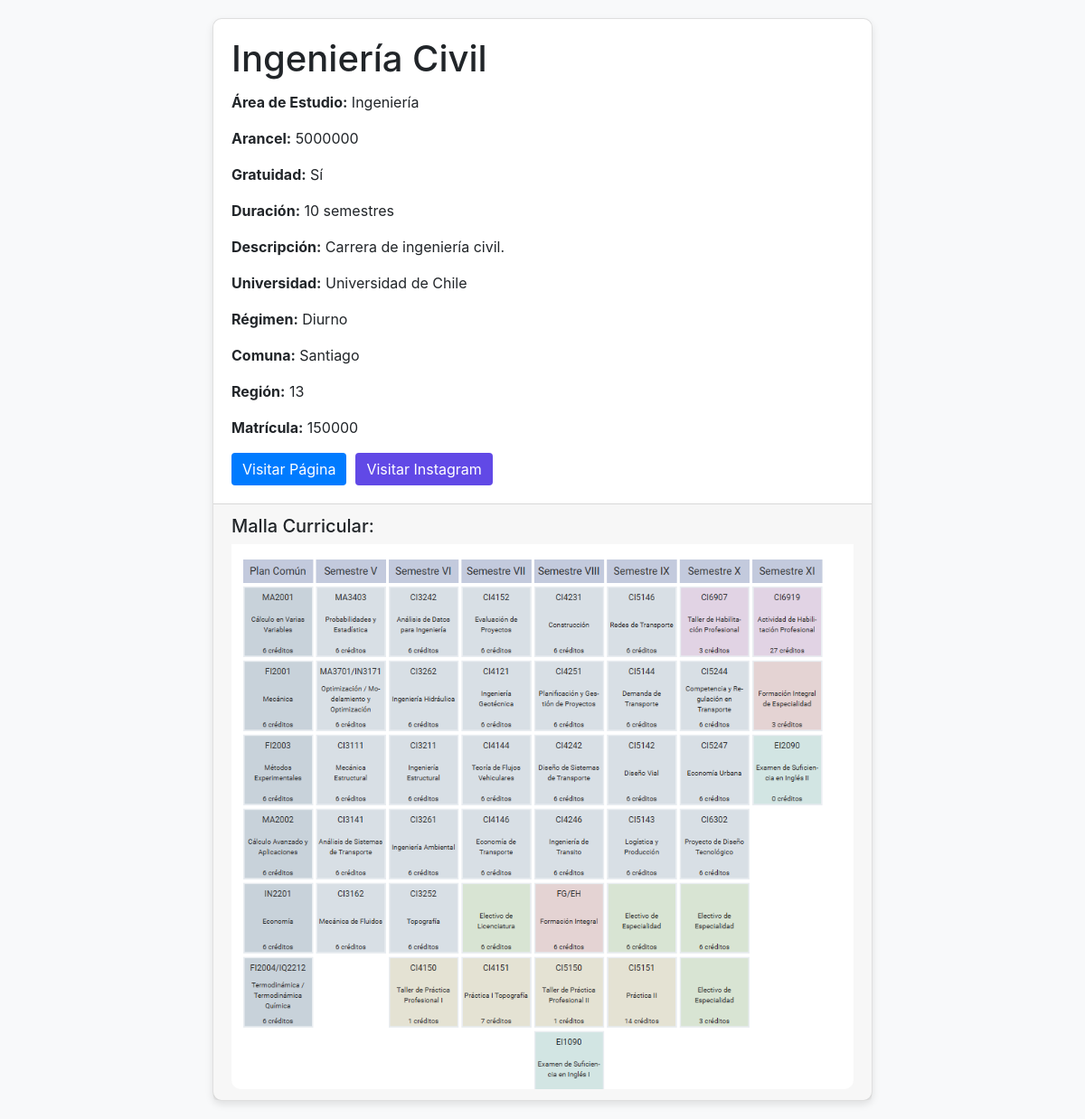
The page /carrera/4/ on the database its author committed.
### core/models.py (models this page shows, shortened)
class Carrera(models.Model):
    IdCarrera = models.AutoField(primary_key=True)
    NombreUniversidad = models.CharField(max_length=255)
    NombreCarrera = models.CharField(max_length=255)
    DescripcionCarrera = models.TextField()
    SemestresCarrera = models.PositiveIntegerField()
    RegionCarrera = models.PositiveIntegerField()
    ComunaCarrera = models.CharField(max_length=255)
    AreaEstudio = models.CharField(max_length=100)
    Arancel = models.PositiveIntegerField(default=0)  # Define un valor predeterminado
    Matricula = models.PositiveIntegerField(default=0)  # Define un valor predeterminado
    Gratuidad = models.BooleanField(default=False)  # Define un valor predeterminado
    Regimen = models.CharField(max_length=50, default='Diurno')  # Define un valor predeterminado
    link = models.URLField(max_length=200, default='')  # Define un valor predeterminado
    linkred = models.URLField(max_length=200, default='', blank=True, null=True)
    imagen_malla = models.ImageField(upload_to='mallas/', blank=True, null=True)

### core/views.py (the view)
# urls.py: path('carrera/<int:carrera_id>/', views.carrera_detail, name='carrera_detail'),
def carrera_detail(request, carrera_id):
    carrera = get_object_or_404(Carrera, IdCarrera=carrera_id)
    return render(request, 'core/carrera_detail.html', {'carrera': carrera})

### core/templates/core/carrera_detail.html (shortened to what this page needs)
<!DOCTYPE html>
<html lang="en">
<head>
    <link href="https://stackpath.bootstrapcdn.com/bootstrap/4.5.2/css/bootstrap.min.css" rel="stylesheet">
</head>
<body>
<div class="container custom-container">
    <div class="row justify-content-center">
        <div class="col-lg-8 col-md-10">
            <div class="card">
                <div class="card-body">
                    <h1 class="card-title">{{ carrera.NombreCarrera }}</h1>
                    <p class="card-text"><strong>Área de Estudio:</strong> {{ carrera.AreaEstudio }}</p>
                    <p class="card-text"><strong>Arancel:</strong> {{ carrera.Arancel }}</p>
                    <p class="card-text"><strong>Gratuidad:</strong>
                        {% if carrera.Gratuidad == True %}
                                Sí
                        {% else %}
                                No
                        {% endif %}
                    </p>
                    <p class="card-text"><strong>Duración:</strong> {{ carrera.SemestresCarrera }} semestres</p>
                    <p class="card-text"><strong>Descripción:</strong> {{ carrera.DescripcionCarrera }}</p>
                    <p class="card-text"><strong>Universidad:</strong> {{ carrera.NombreUniversidad }}</p>
                    <p class="card-text"><strong>Régimen:</strong> {{ carrera.Regimen }}</p>
                    <p class="card-text"><strong>Comuna:</strong> {{ carrera.ComunaCarrera }}</p>
                    <p class="card-text"><strong>Región:</strong> {{ carrera.RegionCarrera }}</p>
                    <p class="card-text"><strong>Matrícula:</strong> {{ carrera.Matricula }}</p>
                    <div class="button-group">
                        <a href="{{ carrera.link }}" class="btn btn-primary" target="_blank">Visitar Página</a>
                        {% if carrera.linkred %}
                            <a href="{{ carrera.linkred }}" class="btn btn-social" target="_blank">Visitar Instagram</a>
                        {% endif %}
                    </div>
                </div>
                <div class="card-footer">
                    <h5>Malla Curricular:</h5>
                    {% if carrera.imagen_malla %}
                        <img src="{{ carrera.imagen_malla.url }}" class="card-img-bottom" alt="Malla Curricular de {{ carrera.NombreCarrera }}">
                    {% else %}
                        <img src="https://via.placeholder.com/800x400?text=No+image+available" class="card-img-bottom" alt="No hay malla curricular disponible">
                    {% endif %}
                </div>
            </div>
        </div>
    </div>
</div>
</body>
</html

### core/templates/core/carrera_detail.html (style rules this page uses)
body { background-color: #f8f9fa; }
.custom-container { max-width: 1400px; }
.card { margin: 20px; border-radius: 10px; box-shadow: 0 4px 8px rgba(0, 0, 0, 0.1); }
.card img { border-bottom-left-radius: 10px; border-bottom-right-radius: 10px; }
.card-body { padding: 20px; }
.btn-primary { background-color: #007bff; border: none; }
.btn-social { background-color: #6149E6; border: none; color:white; }
.button-group { display: flex; gap: 10px; }

### rows shown on the page
Carrera: NombreCarrera "Ingeniería Civil", AreaEstudio "Ingeniería", Arancel "5000000", SemestresCarrera "10", DescripcionCarrera "Carrera de ingeniería civil.", NombreUniversidad "Universidad de Chile", Regimen "Diurno", ComunaCarrera "Santiago", RegionCarrera "13", Matricula "150000", imagen_malla (picture)
